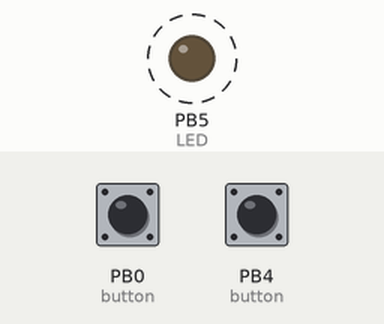
A program run on a simulated ATmega328P, built with avr-gcc and emulated at 16 MHz. Shown: output pins drawn as LEDs (lit = HIGH). Dashed ring = blinking. The test bench sets the inputs (shaded band); at power-on: PB4 (button) HIGH, PB0 (button) LOW. Sleep ends after the set time or at an interrupt.

Above: at 1.2 s.
1.3 s: PB4 (button) pulled LOW for 0.15 s
At 1.3 s:
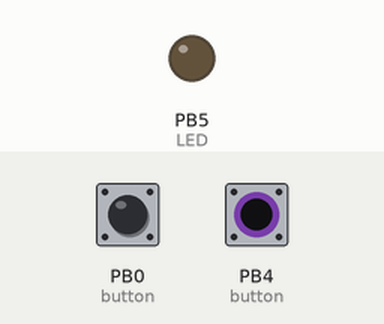
2.9 s: PB0 (button) pulled HIGH for 0.15 s
At 3.11 s:
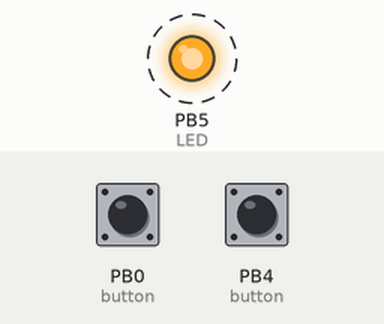
5.9 s: PB4 (button) pulled LOW for 1 s
8.4 s: PB0 (button) pulled HIGH for 1 s
At 8.61 s:
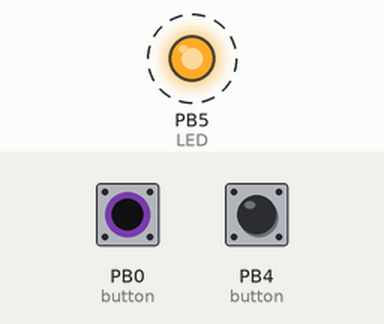
Timing chart, 0 to 12.4 s (numbered marks = the images above; inputs shaded):
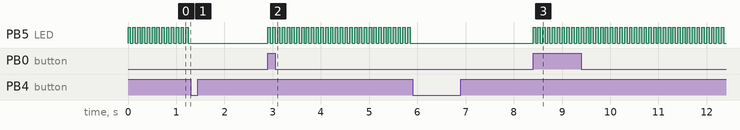

The program:

main.c
```c
/*
 * Harkka11.c
 *
 * Created: 13.4.2023 10.25.10
 * Author : jyri_
 */

#define F_CPU 16000000UL // set the CPU frequency
#include <avr/io.h>
#include <avr/interrupt.h>
#include <avr/sleep.h>
#include <util/delay.h>


volatile uint8_t system_active = 1; // initialize the system as active

ISR(PCINT0_vect) // handle the start-button interrupt
{
	if (PINB & (1 << PINB0)) // check if the start-button is pressed
	{
		system_active = 1; // set the system as active
	}
}

int main(void)
{
	DDRB |= (1 << DDB5); // set PB5 as output (LED)
	DDRB &= ~(1 << DDB4); // set PB4 as input (stop-button)
	PORTB |= (1 << PINB4); // enable the pull-up resistor for PB4

	PCICR |= (1 << PCIE0); // enable pin change interrupt 0
	PCMSK0 |= (1 << PCINT0); // enable pin change interrupt for PB0

	sei(); // enable global interrupts

	while (1)
	{
		if (system_active) // check if the system is active
		{

			PORTB ^= (1 << PINB5); // toggle the LED state
			_delay_ms(50);
		}
		else // if the system is inactive
		{
			set_sleep_mode(SLEEP_MODE_PWR_DOWN); // set the sleep mode
			sleep_enable(); // enable sleep mode
			sleep_cpu(); // enter sleep mode
		}

		if (!(PINB & (1 << PINB4))) // check if the stop-button is pressed
		{
			system_active = 0; // set the system as inactive
		}
	}

	return 0;
}
```

Measured:
- after the input at 1.3 s, PB5 (LED): stops changing and stays LOW
- after the input at 2.9 s, PB5 (LED): alternates HIGH for 0.05 s and LOW for 0.05 s, starting at once
- after the input at 5.9 s, PB5 (LED): stops changing and stays LOW
- after the input at 8.4 s, PB5 (LED): alternates HIGH for 0.05 s and LOW for 0.05 s, starting at once
- by itself, PB5 (LED): alternates HIGH for 0.05 s and LOW for 0.05 s
